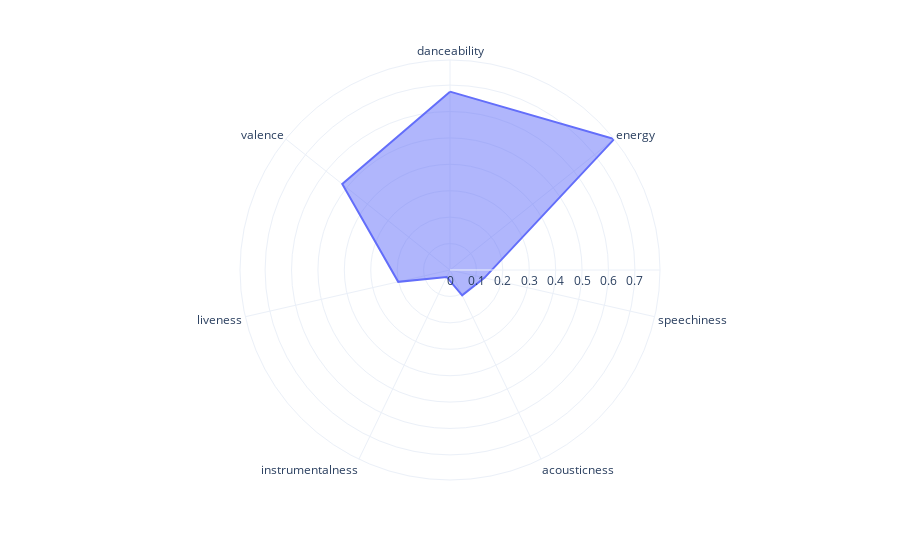

Write notebook code for a chart like this one.
### Markdown cell above
## Conclusion
Stray Kids is making good progress in the music industry and we can already see their own colors in the songs they release.

### Code cell
fig = px.line_polar(features_df, r='mean', theta='feature', line_close=True, template="plotly_white")
fig.update_traces(fill='toself')
fig.show()

### Figure 1 — Plotly figure (JSON) as saved in the notebook; plotly's stock layout.template omitted (floating-point values rounded to 4 significant figures)
{"data": [{"fill": "toself", "hovertemplate": "mean=%{r}<br>feature=%{theta}<extra></extra>", "legendgroup": "", "line": {"color": "#636efa", "dash": "solid"}, "marker": {"symbol": "circle"}, "mode": "lines", "name": "", "r": [0.6752, 0.795, 0.1338, 0.1063, 0.02918, 0.2011, 0.5217, 0.6752], "showlegend": false, "subplot": "polar", "theta": ["danceability", "energy", "speechiness", "acousticness", "instrumentalness", "liveness", "valence", "danceability"], "type": "scatterpolar"}], "layout": {"legend": {"tracegroupgap": 0}, "margin": {"t": 60}, "polar": {"angularaxis": {"direction": "clockwise", "rotation": 90}, "domain": {"x": [0, 1], "y": [0, 1]}}}}
